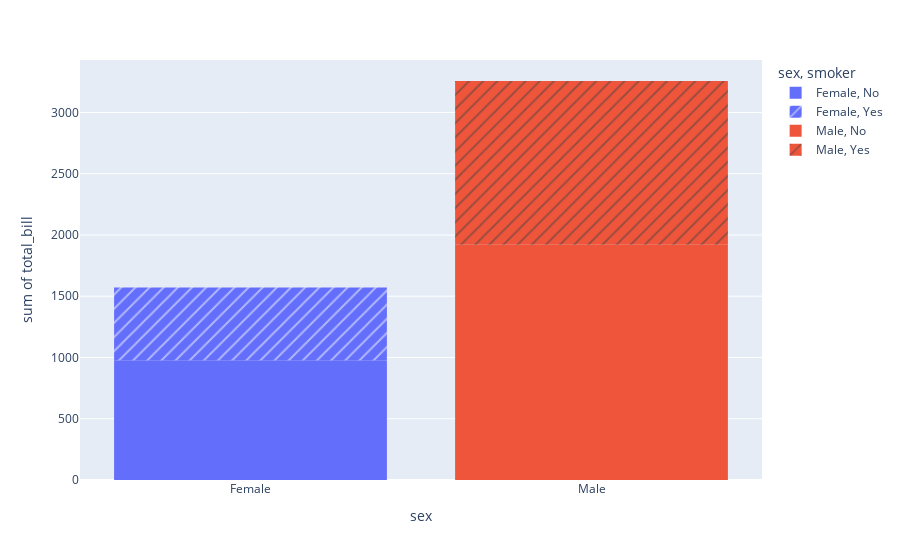

Notebook code for this chart:
### Markdown cell above
# Q3. 
### Using the tips dataset in the Plotly library, Plot a histogram for x= "sex" and y="total_bill" column in the tips dataset. Also, use the "smoker" column with the pattern_shape parameter and the "day" column with the color parameter.

### Code cell
import plotly.express as px 
df  = px.data.tips()
fig = px.histogram(df, x="sex", y="total_bill", color="sex", pattern_shape="smoker")
fig.show()

### Figure 1 — Plotly figure (JSON) as saved in the notebook; plotly's stock layout.template omitted (floating-point values rounded to 4 significant figures)
{"data": [{"alignmentgroup": "True", "bingroup": "x", "histfunc": "sum", "hovertemplate": "sex=%{x}<br>smoker=No<br>sum of total_bill=%{y}<extra></extra>", "legendgroup": "Female, No", "marker": {"color": "#636efa", "pattern": {"shape": ""}}, "name": "Female, No", "offsetgroup": "Female, No", "orientation": "v", "showlegend": true, "type": "histogram", "x": ["Female", "Female", "Female", "Female", "Female", "Female", "Female", "Female", "Female", "Female", "Female", "Female", "Female", "Female", "Female", "Female", "Female", "Female", "Female", "Female", "Female", "Female", "Female", "Female", "Female", "Female", "Female", "Female", "Female", "Female", "Female", "Female", "Female", "Female", "Female", "Female", "Female", "Female", "Female", "Female", "Female", "Female", "Female", "Female", "Female", "Female", "Female", "Female", "Female", "Female", "Female", "Female", "Female", "Female"], "xaxis": "x", "y": [16.99, 24.59, 35.26, 14.83, 10.33, 16.97, 20.29, 15.77, 19.65, 15.06, 20.69, 16.93, 10.29, 34.81, 26.41, 16.45, 17.07, 14.73, 10.07, 34.83, 22.75, 20.92, 7.25, 25.71, 17.31, 10.65, 12.43, 24.08, 13.42, 12.48, 29.8, 14.52, 11.38, 20.27, 11.17, 12.26, 18.26, 8.51, 10.33, 14.15, 13.16, 17.47, 27.05, 16.43, 8.35, 18.64, 11.87, 29.85, 25, 13.39, 16.21, 15.98, 35.83, 18.78], "yaxis": "y"}, {"alignmentgroup": "True", "bingroup": "x", "histfunc": "sum", "hovertemplate": "sex=%{x}<br>smoker=Yes<br>sum of total_bill=%{y}<extra></extra>", "legendgroup": "Female, Yes", "marker": {"color": "#636efa", "pattern": {"shape": "/"}}, "name": "Female, Yes", "offsetgroup": "Female, Yes", "orientation": "v", "showlegend": true, "type": "histogram", "x": ["Female", "Female", "Female", "Female", "Female", "Female", "Female", "Female", "Female", "Female", "Female", "Female", "Female", "Female", "Female", "Female", "Female", "Female", "Female", "Female", "Female", "Female", "Female", "Female", "Female", "Female", "Female", "Female", "Female", "Female", "Female", "Female", "Female"], "xaxis": "x", "y": [3.07, 26.86, 25.28, 5.75, 16.32, 11.35, 15.38, 44.3, 22.42, 14.31, 17.51, 10.59, 10.63, 9.6, 20.9, 18.15, 19.81, 43.11, 13, 12.74, 13, 16.4, 16.47, 12.76, 13.27, 28.17, 12.9, 30.14, 13.42, 16.27, 10.09, 22.12, 27.18], "yaxis": "y"}, {"alignmentgroup": "True", "bingroup": "x", "histfunc": "sum", "hovertemplate": "sex=%{x}<br>smoker=No<br>sum of total_bill=%{y}<extra></extra>", "legendgroup": "Male, No", "marker": {"color": "#EF553B", "pattern": {"shape": ""}}, "name": "Male, No", "offsetgroup": "Male, No", "orientation": "v", "showlegend": true, "type": "histogram", "x": ["Male", "Male", "Male", "Male", "Male", "Male", "Male", "Male", "Male", "Male", "Male", "Male", "Male", "Male", "Male", "Male", "Male", "Male", "Male", "Male", "Male", "Male", "Male", "Male", "Male", "Male", "Male", "Male", "Male", "Male", "Male", "Male", "Male", "Male", "Male", "Male", "Male", "Male", "Male", "Male", "Male", "Male", "Male", "Male", "Male", "Male", "Male", "Male", "Male", "Male", "Male", "Male", "Male", "Male", "Male", "Male", "Male", "Male", "Male", "Male", "Male", "Male", "Male", "Male", "Male", "Male", "Male", "Male", "Male", "Male", "Male", "Male", "Male", "Male", "Male", "Male", "Male", "Male", "Male", "Male", "Male", "Male", "Male", "Male", "Male", "Male", "Male", "Male", "Male", "Male", "Male", "Male", "Male", "Male", "Male", "Male", "Male"], "xaxis": "x", "y": [10.34, 21.01, 23.68, 25.29, 8.77, 26.88, 15.04, 14.78, 10.27, 15.42, 18.43, 21.58, 16.29, 20.65, 17.92, 39.42, 19.82, 17.81, 13.37, 12.69, 21.7, 9.55, 18.35, 17.78, 24.06, 16.31, 18.69, 31.27, 16.04, 17.46, 13.94, 9.68, 30.4, 18.29, 22.23, 32.4, 28.55, 18.04, 12.54, 9.94, 25.56, 19.49, 48.27, 17.59, 20.08, 20.23, 12.02, 10.51, 27.2, 22.76, 17.29, 16.66, 15.98, 13.03, 18.28, 24.71, 21.16, 22.49, 12.46, 18.24, 14, 38.07, 23.95, 29.93, 11.69, 14.26, 15.95, 8.52, 22.82, 19.08, 34.3, 41.19, 9.78, 7.51, 14.07, 13.13, 17.26, 24.55, 19.77, 48.17, 16.49, 21.5, 12.66, 13.81, 24.52, 20.76, 31.71, 20.69, 7.56, 48.33, 20.45, 13.28, 11.61, 10.77, 10.07, 29.03, 17.82], "yaxis": "y"}, {"alignmentgroup": "True", "bingroup": "x", "histfunc": "sum", "hovertemplate": "sex=%{x}<br>smoker=Yes<br>sum of total_bill=%{y}<extra></extra>", "legendgroup": "Male, Yes", "marker": {"color": "#EF553B", "pattern": {"shape": "/"}}, "name": "Male, Yes", "offsetgroup": "Male, Yes", "orientation": "v", "showlegend": true, "type": "histogram", "x": ["Male", "Male", "Male", "Male", "Male", "Male", "Male", "Male", "Male", "Male", "Male", "Male", "Male", "Male", "Male", "Male", "Male", "Male", "Male", "Male", "Male", "Male", "Male", "Male", "Male", "Male", "Male", "Male", "Male", "Male", "Male", "Male", "Male", "Male", "Male", "Male", "Male", "Male", "Male", "Male", "Male", "Male", "Male", "Male", "Male", "Male", "Male", "Male", "Male", "Male", "Male", "Male", "Male", "Male", "Male", "Male", "Male", "Male", "Male", "Male"], "xaxis": "x", "y": [38.01, 11.24, 20.29, 13.81, 11.02, 18.29, 15.01, 17.92, 19.44, 32.68, 28.97, 40.17, 27.28, 12.03, 21.01, 15.36, 20.49, 25.21, 16, 50.81, 15.81, 7.25, 31.85, 16.82, 32.9, 17.89, 14.48, 34.63, 34.65, 23.33, 45.35, 23.17, 40.55, 30.46, 23.1, 15.69, 28.44, 15.48, 16.58, 10.34, 13.51, 18.71, 20.53, 26.59, 38.73, 24.27, 30.06, 25.89, 28.15, 11.59, 7.74, 12.16, 8.58, 13.42, 24.01, 15.69, 15.53, 12.6, 32.83, 22.67], "yaxis": "y"}], "layout": {"barmode": "relative", "legend": {"title": {"text": "sex, smoker"}, "tracegroupgap": 0}, "margin": {"t": 60}, "xaxis": {"anchor": "y", "categoryarray": ["Female", "Male"], "categoryorder": "array", "domain": [0, 1], "title": {"text": "sex"}}, "yaxis": {"anchor": "x", "domain": [0, 1], "title": {"text": "sum of total_bill"}}}}
